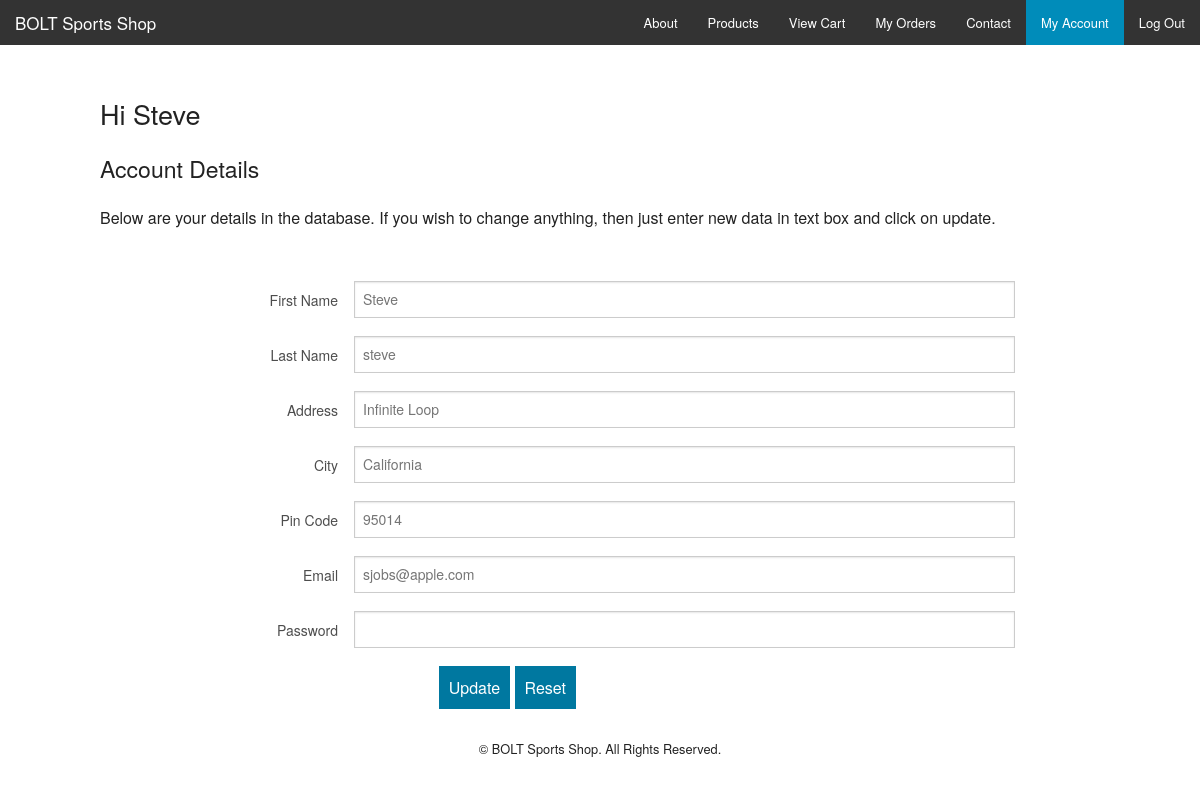
The app's page /account.php (signed in) with its own data.
### tables this page shows
CREATE TABLE `users` (
  `id` int(11) NOT NULL,
  `fname` varchar(255) NOT NULL,
  `lname` varchar(255) NOT NULL,
  `address` varchar(255) NOT NULL,
  `city` varchar(100) NOT NULL,
  `pin` int(6) NOT NULL,
  `email` varchar(255) NOT NULL,
  `password` varchar(15) NOT NULL,
  `type` varchar(20) NOT NULL DEFAULT 'user'
);

### account.php (the view, shortened to what this page needs)
<?php
include 'config.php';
?>
<!doctype html>
<html class="no-js" lang="en">
  <head>
    <link rel="stylesheet" href="css/foundation.css" />
  </head>
  <body>
    <nav class="top-bar" data-topbar role="navigation">
      <ul class="title-area">
        <li class="name">
          <h1><a href="index.php">BOLT Sports Shop</a></h1>
        </li>
      </ul>
      <section class="top-bar-section">
        <ul class="right">
          <li><a href="about.php">About</a></li>
          <li><a href="products.php">Products</a></li>
          <li><a href="cart.php">View Cart</a></li>
          <li><a href="orders.php">My Orders</a></li>
          <li><a href="contact.php">Contact</a></li>
          <?php
          if(isset($_SESSION['username'])){
            echo '<li class="active"><a href="account.php">My Account</a></li>';
            echo '<li><a href="logout.php">Log Out</a></li>';
          }
          else{
            echo '<li><a href="login.php">Log In</a></li>';
            echo '<li><a href="register.php">Register</a></li>';
          }
          ?>
        </ul>
      </section>
    </nav>
    <div class="row" style="margin-top:30px;">
      <div class="small-12">
        <p><?php echo '<h3>Hi ' .$_SESSION['fname'] .'</h3>'; ?></p>
        <p><h4>Account Details</h4></p>
        <p>Below are your details in the database. If you wish to change anything, then just enter new data in text box and click on update.</p>
      </div>
    </div>
    <form method="POST" action="update.php" style="margin-top:30px;">
      <div class="row">
        <div class="small-12">
          <div class="row">
            <div class="small-3 columns">
              <label for="right-label" class="right inline">First Name</label>
            </div>
            <div class="small-8 columns end">
              <?php
                $result = $mysqli->query('SELECT * FROM users WHERE id='.$_SESSION['id']);
                if($result) {
                  $obj = $result->fetch_object();
                  echo '<input type="text" id="right-label" placeholder="'. $obj->fname. '" name="fname">';
                  echo '</div>';
                    echo '</div>';
                  echo '<div class="row">';
                  echo '<div class="small-3 columns">';
                  echo '<label for="right-label" class="right inline">Last Name</label>';
                  echo '</div>';
                  echo '<div class="small-8 columns end">';
                  echo '<input type="text" id="right-label" placeholder="'. $obj->lname. '" name="lname">';
                  echo '</div>';
                  echo '</div>';
                  echo '<div class="row">';
                  echo '<div class="small-3 columns">';
                  echo '<label for="right-label" class="right inline">Address</label>';
                  echo '</div>';
                  echo '<div class="small-8 columns end">';
                  echo '<input type="text" id="right-label" placeholder="'. $obj->address. '" name="address">';
                  echo '</div>';
                  echo '</div>';
                  echo '<div class="row">';
                  echo '<div class="small-3 columns">';
                  echo '<label for="right-label" class="right inline">City</label>';
                  echo '</div>';
                  echo '<div class="small-8 columns end">';
                  echo '<input type="text" id="right-label" placeholder="'. $obj->city. '" name="city">';
                  echo '</div>';
                  echo '</div>';
                  echo '<div class="row">';
                  echo '<div class="small-3 columns">';
                  echo '<label for="right-label" class="right inline">Pin Code</label>';
                  echo '</div>';
                  echo '<div class="small-8 columns end">';
                  echo '<input type="text" id="right-label" placeholder="'. $obj->pin. '" name="pin">';
                  echo '</div>';
                  echo '</div>';
                  echo '<div class="row">';
                  echo '<div class="small-3 columns">';
                  echo '<label for="right-label" class="right inline">Email</label>';
                  echo '</div>';
                  echo '<div class="small-8 columns end">';
                  echo '<input type="email" id="right-label" placeholder="'. $obj->email. '" name="email">';
                  echo '</div>';
                  echo '</div>';
              }
              echo '<div class="row">';
              echo '<div class="small-3 columns">';
              echo '<label for="right-label" class="right inline">Password</label>';
              echo '</div>';
              echo '<div class="small-8 columns end">';
              echo '<input type="password" id="right-label" name="pwd">';
              echo '</div>';
              echo '</div>';
          ?>
          <div class="row">
            <div class="small-8 columns">
              <input type="submit" id="right-label" value="Update" style="background: #0078A0; border: none; color: #fff; font-family: 'Helvetica Neue', sans-serif; font-size: 1em; padding: 10px;">
              <input type="reset" id="right-label" value="Reset" style="background: #0078A0; border: none; color: #fff; font-family: 'Helvetica Neue', sans-serif; font-size: 1em; padding: 10px;">
            </div>
          </div>
        </div>
      </div>
    </form>
    <div class="row" style="margin-top:30px;">
      <div class="small-12">
        <footer>
           <p style="text-align:center; font-size:0.8em;">&copy; BOLT Sports Shop. All Rights Reserved.</p>
        </footer>
      </div>
    </div>
  </body>
</html>

### records on screen
users: fname "Steve", lname "steve", address "Infinite Loop", city "California", pin "95014", email "sjobs@apple.com"

### other values on screen
$_SESSION['fname'] "Steve"
